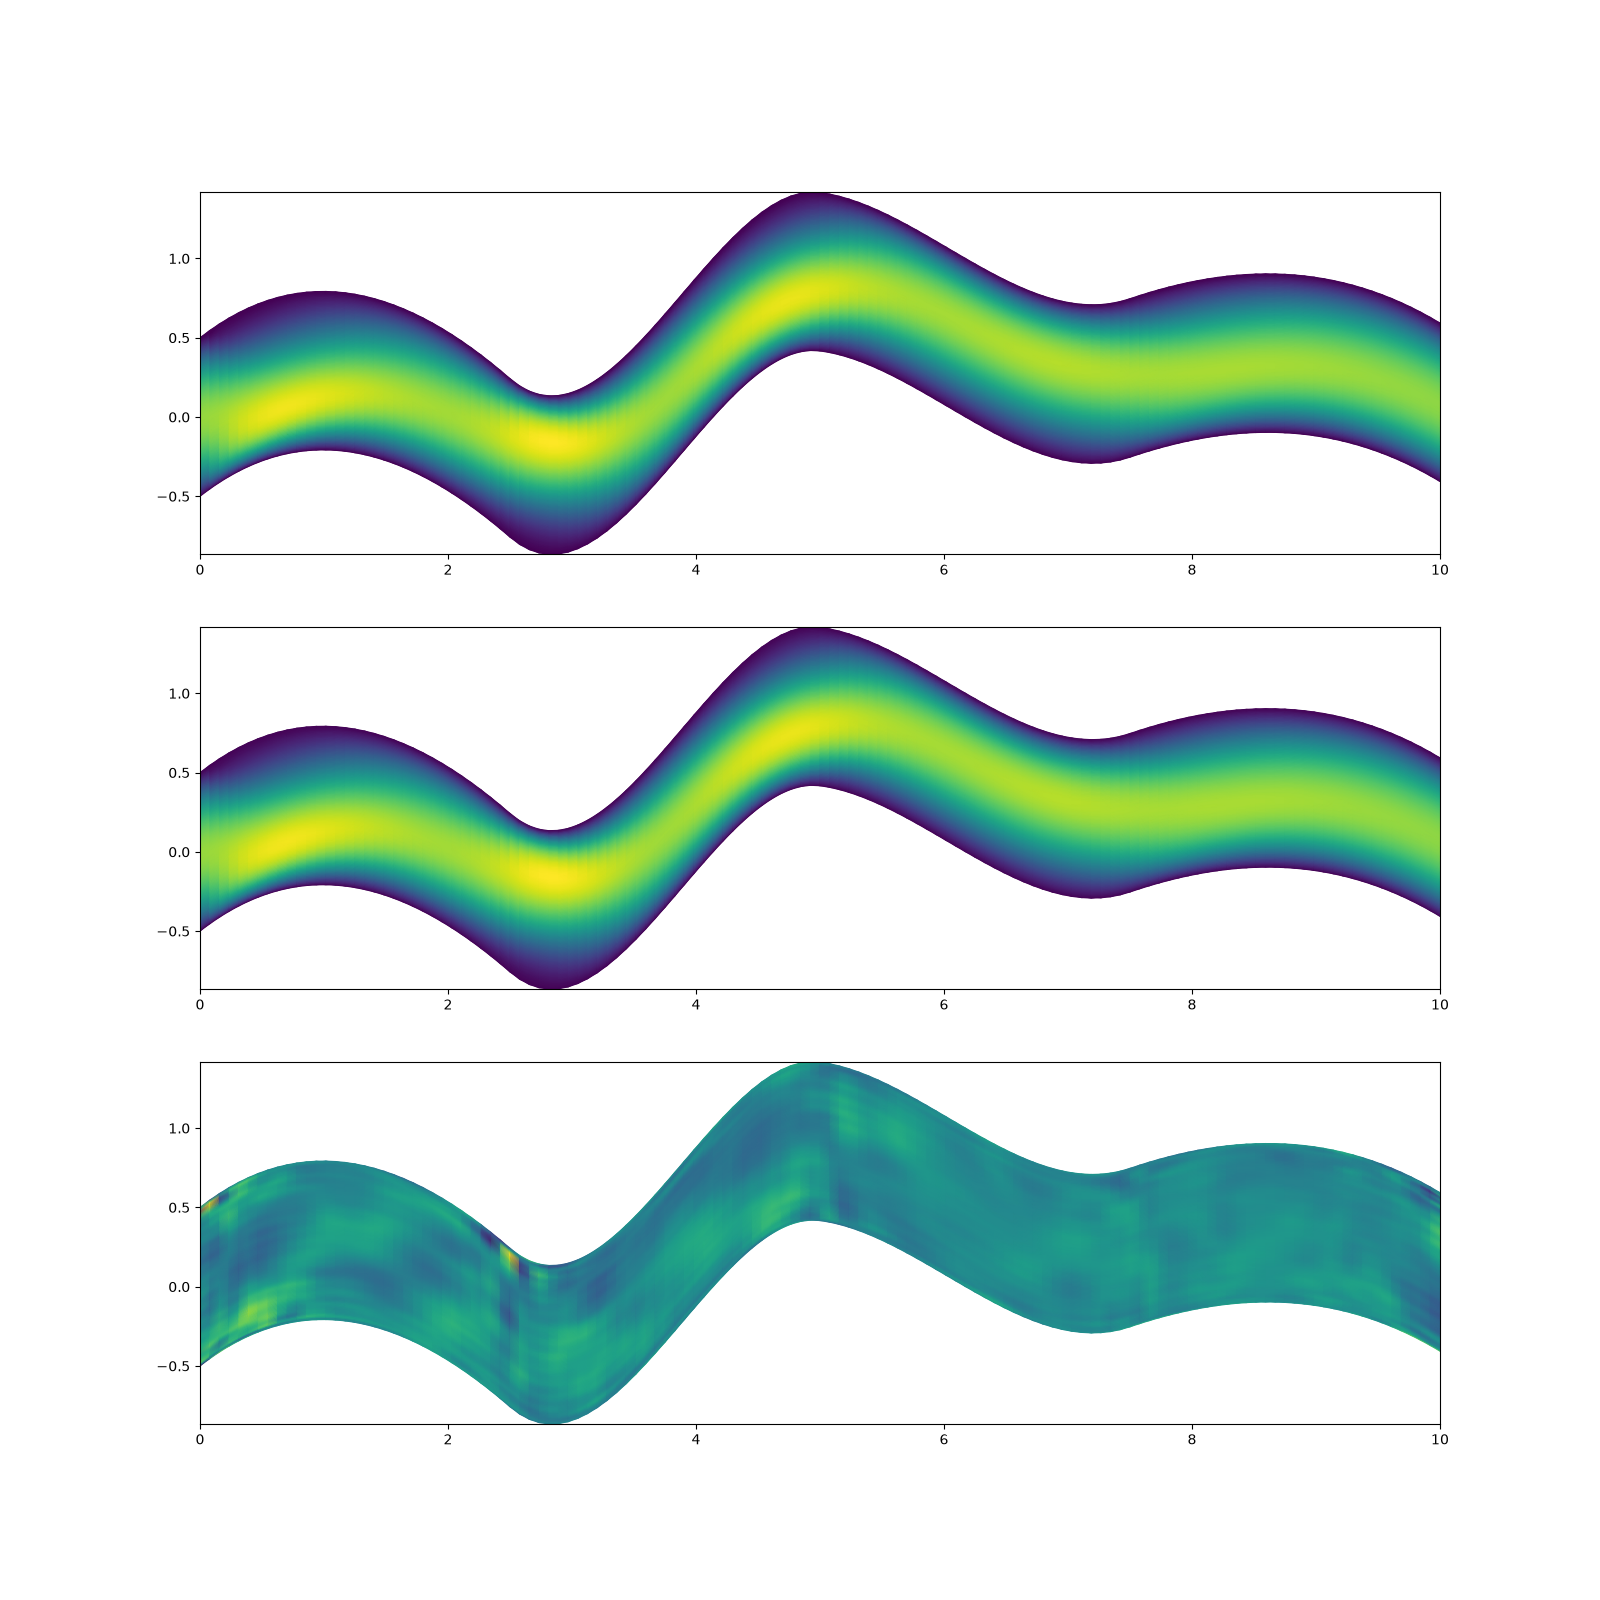

Source code (Python):
# 弯曲管道流场训练脚本。B 表示批大小，H/W 表示两个网格方向，C 表示通道。
# 各样本共享结构化网格的索引拓扑，物理 X/Y 坐标描述不同管道的几何形状。
# 模型在规则索引空间做 FFT，再将预测值对应回物理网格进行可视化。
"""
@author: Zongyi Li and Daniel Zhengyu Huang
"""

# F 提供 GELU、补零等函数；plt 用于训练期间的预测结果可视化。
import torch.nn.functional as F
import matplotlib.pyplot as plt
from timeit import default_timer
# 公共工具通过星号导入，还会带入其中的 torch、np、nn 等模块名。
from utilities3 import *
# 使用作者自定义的 Adam；其中复数梯度的二阶矩按 g * conj(g) 累积。
from Adam import Adam

# 固定 PyTorch、NumPy 和 CUDA 随机种子，便于比较重复实验。
# cuDNN 的确定性设置针对其支持的算子，不代表全部硬件上的结果逐位相同。
torch.manual_seed(0)
np.random.seed(0)
torch.cuda.manual_seed(0)
torch.backends.cudnn.deterministic = True

################################################################
# fourier layer
################################################################
# 二维谱卷积：输入 [B,Cin,H,W]，输出 [B,Cout,H,W]。
# 对空间维做 FFT，在选定的低频位置混合通道，再逆变换回空间域。
class SpectralConv2d(nn.Module):
    def __init__(self, in_channels, out_channels, modes1, modes2):
        super(SpectralConv2d, self).__init__()

        """
        2D Fourier layer. It does FFT, linear transform, and Inverse FFT.    
        """

        # in_channels/out_channels 是特征通道数，modes1/modes2 是保留的频率数。
        self.in_channels = in_channels
        self.out_channels = out_channels
        # rfft2 仅压缩最后一个空间维；第一个空间维仍保留正、负频率。
        # 因此第一个方向分别选取频谱开头和末尾的低频区域。
        self.modes1 = modes1  # Number of Fourier modes to multiply, at most floor(N/2) + 1
        self.modes2 = modes2

        # 缩小随机权重的初始化幅度，避免初始谱卷积输出过大。
        self.scale = (1 / (in_channels * out_channels))
        # 权重形状为 [Cin,Cout,modes1,modes2]，每个频率位置有独立的通道混合矩阵。
        # 傅里叶系数是复数，因此可学习权重也使用 torch.cfloat。
        self.weights1 = nn.Parameter(
            self.scale * torch.rand(in_channels, out_channels, self.modes1, self.modes2, dtype=torch.cfloat))
        # 第二组权重用于第一个空间方向的负频率区域，与第一组独立学习。
        self.weights2 = nn.Parameter(
            self.scale * torch.rand(in_channels, out_channels, self.modes1, self.modes2, dtype=torch.cfloat))

    # Complex multiplication
    # einsum 中 i 是输入通道、o 是输出通道，x/y 是频率索引；仅对 i 求和。
    # 不同频率之间不做混合，每个频率分别执行一次复数矩阵乘法。
    def compl_mul2d(self, input, weights):
        # (batch, in_channel, x,y ), (in_channel, out_channel, x,y) -> (batch, out_channel, x,y)
        return torch.einsum("bixy,ioxy->boxy", input, weights)

    def forward(self, x):
        # 此处 x 的布局为 [B,Cin,H,W]，B 为当前批次的样本数。
        batchsize = x.shape[0]
        # Compute Fourier coeffcients up to factor of e^(- something constant)
        # 对最后两个维度做二维实数 FFT，得到 [B,Cin,H,W//2+1] 的复数频谱。
        x_ft = torch.fft.rfft2(x)

        # Multiply relevant Fourier modes
        # 创建输出频谱；未写入的频率保持为零，相当于对这一分支做频率截断。
        out_ft = torch.zeros(batchsize, self.out_channels, x.size(-2), x.size(-1) // 2 + 1, dtype=torch.cfloat,
                             device=x.device)
        # 保留第一个方向开头、第二个方向开头的低频块。
        out_ft[:, :, :self.modes1, :self.modes2] = \
            self.compl_mul2d(x_ft[:, :, :self.modes1, :self.modes2], self.weights1)
        # 第一个方向的负频率位于数组末尾，因此还需写入这个频率块。
        out_ft[:, :, -self.modes1:, :self.modes2] = \
            self.compl_mul2d(x_ft[:, :, -self.modes1:, :self.modes2], self.weights2)

        # Return to physical space
        # 逆 FFT 恢复实数特征场；s 显式指定原尺寸，确保奇数宽度也能正确恢复。
        x = torch.fft.irfft2(out_ft, s=(x.size(-2), x.size(-1)))
        return x


# 整体 FNO：坐标特征提升维度 -> 四层谱卷积/逐点线性分支 -> 标量输出。
# 本脚本实际输入为物理坐标 [X,Y]，并额外拼接计算网格坐标，共 4 个通道。
class FNO2d(nn.Module):
    def __init__(self, modes1, modes2, width):
        super(FNO2d, self).__init__()

        """
        The overall network. It contains 4 layers of the Fourier layer.
        1. Lift the input to the desire channel dimension by self.fc0 .
        2. 4 layers of the integral operators u' = (W + K)(u).
            W defined by self.w; K defined by self.conv .
        3. Project from the channel space to the output space by self.fc1 and self.fc2 .

        input: the solution of the coefficient function and locations (a(x, y), x, y)
        input shape: (batchsize, x=s, y=s, c=3)
        output: the solution 
        output shape: (batchsize, x=s, y=s, c=1)
        """

        self.modes1 = modes1
        self.modes2 = modes2
        self.width = width
        # 在空间维补 8 个零，为 FFT 的周期延拓留出缓冲，输出前再裁去。
        self.padding = 8  # pad the domain if input is non-periodic
        # 这里实际接收 [X,Y,xi,eta] 四个通道；原英文模板中的 3 通道说明
        # 不对应本脚本的数据。Linear 作用于最后一维，输出 width 维特征。
        self.fc0 = nn.Linear(4, self.width)  # input channel is 3: (a(x, y), x, y)

        # 四个谱卷积分支在频域建模全局空间关系。
        self.conv0 = SpectralConv2d(self.width, self.width, self.modes1, self.modes2)
        self.conv1 = SpectralConv2d(self.width, self.width, self.modes1, self.modes2)
        self.conv2 = SpectralConv2d(self.width, self.width, self.modes1, self.modes2)
        self.conv3 = SpectralConv2d(self.width, self.width, self.modes1, self.modes2)
        # 1×1 卷积只混合当前位置的通道，对应公式中的局部线性分支 W。
        self.w0 = nn.Conv2d(self.width, self.width, 1)
        self.w1 = nn.Conv2d(self.width, self.width, 1)
        self.w2 = nn.Conv2d(self.width, self.width, 1)
        self.w3 = nn.Conv2d(self.width, self.width, 1)

        # 输出投影逐点执行 width -> 128 -> 1，得到每个网格点的一个标量。
        self.fc1 = nn.Linear(self.width, 128)
        self.fc2 = nn.Linear(128, 1)

    def forward(self, x):
        # 输入 x 为 [B,H,W,2]，其中两个通道分别是该样本的物理 X/Y 坐标。
        grid = self.get_grid(x.shape, x.device)
        # grid 是规则计算网格坐标 [xi,eta]；拼接后 x 变为 [B,H,W,4]。
        x = torch.cat((x, grid), dim=-1)
        # 提升通道数：[B,H,W,4] -> [B,H,W,width]。
        x = self.fc0(x)
        # 调整为卷积使用的布局 [B,width,H,W]；permute 仅改变维度顺序。
        x = x.permute(0, 3, 1, 2)

        # F.pad 的参数顺序是 [W左,W右,H上,H下]，这里仅在两个方向的末端补零。
        x = F.pad(x, [0, self.padding, 0, self.padding])

        # 第一层：谱分支 K(x) 负责全局关系，逐点分支 W(x) 补充局部通道变换。
        x1 = self.conv0(x)
        x2 = self.w0(x)
        # 两个分支形状一致，逐元素相加后通过 GELU 引入非线性。
        x = x1 + x2
        x = F.gelu(x)

        # 第二层继续对上一层特征执行同样的 K(x) + W(x) 结构。
        x1 = self.conv1(x)
        x2 = self.w1(x)
        x = x1 + x2
        x = F.gelu(x)

        # 第三层谱卷积与逐点线性变换。
        x1 = self.conv2(x)
        x2 = self.w2(x)
        x = x1 + x2
        x = F.gelu(x)

        # 第四层相加后不立即使用 GELU，随后进入输出投影。
        x1 = self.conv3(x)
        x2 = self.w3(x)
        x = x1 + x2

        # 裁掉补零部分，恢复原来的 H/W；随后将通道维移回最后一维。
        x = x[..., :-self.padding, :-self.padding]
        x = x.permute(0, 2, 3, 1)
        # 逐网格点执行两层全连接映射，最终输出形状为 [B,H,W,1]。
        x = self.fc1(x)
        x = F.gelu(x)
        x = self.fc2(x)
        return x

    # 生成与物理坐标不同的计算坐标：沿两个网格索引方向均匀覆盖 [0,1]。
    def get_grid(self, shape, device):
        batchsize, size_x, size_y = shape[0], shape[1], shape[2]
        gridx = torch.tensor(np.linspace(0, 1, size_x), dtype=torch.float)
        # 把一维 xi 扩展到所有样本和所有列，形状为 [B,H,W,1]。
        gridx = gridx.reshape(1, size_x, 1, 1).repeat([batchsize, 1, size_y, 1])
        gridy = torch.tensor(np.linspace(0, 1, size_y), dtype=torch.float)
        # 把一维 eta 扩展到所有样本和所有行，形状同样为 [B,H,W,1]。
        gridy = gridy.reshape(1, 1, size_y, 1).repeat([batchsize, size_x, 1, 1])
        # 拼接为 [B,H,W,2]，并移动到与输入相同的设备。
        return torch.cat((gridx, gridy), dim=-1).to(device)


################################################################
# configs
################################################################
# 原始数据路径相对于程序启动时的工作目录解析。
INPUT_X = './pipe/Pipe_X.npy'
INPUT_Y = './pipe/Pipe_Y.npy'
OUTPUT_Sigma = './pipe/Pipe_Q.npy'

# 仅使用前 N=1200 个样本，其中前 1000 个训练，最后 200 个测试。
ntrain = 1000
ntest = 200
N = 1200

# 每批 20 个样本，初始学习率为 0.001。
batch_size = 20
learning_rate = 0.001

# 训练 501 轮；每完成 100 轮，学习率乘以 0.5。
epochs = 501
step_size = 100
gamma = 0.5

# 两个网格方向各使用 modes=12 个模态；隐藏特征通道数为 width=32。
modes = 12
width = 32

# r1/r2 是网格下采样步长；s1/s2 根据原始 129×129 网格计算保留尺寸。
r1 = 1
r2 = 1
s1 = int(((129 - 1) / r1) + 1)
s2 = int(((129 - 1) / r2) + 1)

################################################################
# load data and data normalization
################################################################
# 读取各样本的物理坐标并转换为 float32。
# 虽然上方英文标题提到 normalization，这段实际没有执行归一化。
inputX = np.load(INPUT_X)
inputX = torch.tensor(inputX, dtype=torch.float)
inputY = np.load(INPUT_Y)
inputY = torch.tensor(inputY, dtype=torch.float)
# 把 X/Y 堆叠到最后一维，得到 [N,H,W,2] 的几何输入。
input = torch.stack([inputX, inputY], dim=-1)

# Q 的布局按 [N,C,H,W] 使用，[:,0] 选择第 1 个输出通道。
# 通道的具体物理含义取决于数据集定义；此处模型只预测这一标量场。
output = np.load(OUTPUT_Sigma)[:, 0]
output = torch.tensor(output, dtype=torch.float)

# 先限定前 N 个样本，再划分训练/测试集，并对两个空间维下采样。
# 在默认 ntrain=1000、ntest=200、N=1200 的配置下，两组样本不重叠。
x_train = input[:N][:ntrain, ::r1, ::r2][:, :s1, :s2]
y_train = output[:N][:ntrain, ::r1, ::r2][:, :s1, :s2]
x_test = input[:N][-ntest:, ::r1, ::r2][:, :s1, :s2]
y_test = output[:N][-ntest:, ::r1, ::r2][:, :s1, :s2]
# 输入整理为 [样本数,s1,s2,2]，目标 y 的形状为 [样本数,s1,s2]。
x_train = x_train.reshape(ntrain, s1, s2, 2)
x_test = x_test.reshape(ntest, s1, s2, 2)

# 坐标网格和参考场组成样本对；训练集每轮打乱，测试集保持顺序。
train_loader = torch.utils.data.DataLoader(torch.utils.data.TensorDataset(x_train, y_train), batch_size=batch_size,
                                           shuffle=True)
test_loader = torch.utils.data.DataLoader(torch.utils.data.TensorDataset(x_test, y_test), batch_size=batch_size,
                                          shuffle=False)
# 另建 batch_size=1 的测试加载器；本文件后续训练循环未使用它。
test_loader2 = torch.utils.data.DataLoader(torch.utils.data.TensorDataset(x_test, y_test), batch_size=1,
                                          shuffle=False)

################################################################
# training and evaluation
################################################################
# 管道实验两个方向使用相同的 modes；原代码将模型放到 CUDA 上。
model = FNO2d(modes, modes, width).cuda()
# 按张量元素数统计参数；一个复数元素在 count_params 中计为一个。
print(count_params(model))

# 使用作者的 Adam 更新参数；weight_decay 是加入梯度的 L2 惩罚。
optimizer = Adam(model.parameters(), lr=learning_rate, weight_decay=1e-4)
# StepLR 根据已经完成的 epoch 数调节学习率。
scheduler = torch.optim.lr_scheduler.StepLR(optimizer, step_size=step_size, gamma=gamma)

# 默认调用相对 L2 损失；size_average=False 表示先对 batch 内样本求和。
myloss = LpLoss(size_average=False)

# 每轮依次执行训练、学习率更新、测试和可选绘图。
for ep in range(epochs):
    # 切换到训练模式，并统计本轮累计损失和耗时。
    model.train()
    t1 = default_timer()
    train_l2 = 0
    for x, y in train_loader:
        # 把输入和参考场移动到 GPU，与模型处于相同设备。
        x, y = x.cuda(), y.cuda()

        # 清空上一批次的梯度，避免不同 batch 的梯度累积。
        optimizer.zero_grad()
        # 前向传播得到 [B,s1,s2,1] 的预测。
        out = model(x)

        # 分别展平成 [batch_size,网格点数]，按样本计算 ||预测-参考||₂ / ||参考||₂。
        # 这里按固定 batch_size 展平；默认样本数均可被 20 整除。
        loss = myloss(out.view(batch_size, -1), y.view(batch_size, -1))
        # 反向传播损失，自动计算所有可训练参数的梯度。
        loss.backward()

        # 更新参数；item() 将损失取为 Python 标量，用于累计而不保留计算图。
        optimizer.step()
        train_l2 += loss.item()

    # 一个 epoch 更新一次学习率，调用次序位于参数更新之后。
    scheduler.step()

    # 切换到评估模式，测试阶段只计算误差，不进行反向传播。
    model.eval()
    test_l2 = 0.0
    # no_grad 关闭梯度记录，减少测试阶段的内存开销。
    with torch.no_grad():
        for x, y in test_loader:
            x, y = x.cuda(), y.cuda()

            out = model(x)

            # 每个测试 batch 返回逐样本相对误差之和，随后累计到 test_l2。
            test_l2 += myloss(out.view(batch_size, -1), y.view(batch_size, -1)).item()

    # 累计误差分别除以训练和测试样本数，得到平均相对 L2 误差。
    train_l2 /= ntrain
    test_l2 /= ntest

    t2 = default_timer()
    # 依次打印 epoch、耗时、训练平均误差、测试平均误差。
    print(ep, t2 - t1, train_l2, test_l2)

    # ep 从 0 开始，因此第 0、100、200...轮绘图；模型保存语句保持注释状态。
    if ep%step_size==0:
        # torch.save(model, '../model/pipe_' + str(ep))
        # 使用最后一个测试 batch 的第一个样本；在其物理 X/Y 坐标上绘图。
        # detach 脱离计算图，cpu 移到主机，numpy 转为绘图数组。
        X = x[0, :, :, 0].squeeze().detach().cpu().numpy()
        Y = x[0, :, :, 1].squeeze().detach().cpu().numpy()
        truth = y[0].squeeze().detach().cpu().numpy()
        pred = out[0].squeeze().detach().cpu().numpy()

        # 三行依次显示参考场、预测场和带符号误差 pred-truth。
        fig, ax = plt.subplots(nrows=3, figsize=(16, 16))
        ax[0].pcolormesh(X, Y, truth, shading='gouraud')
        ax[1].pcolormesh(X, Y, pred, shading='gouraud')
        ax[2].pcolormesh(X, Y, pred-truth, shading='gouraud')
        # 显示图形；这段原代码没有将图片保存到文件。
        fig.savefig("pipe.png")
